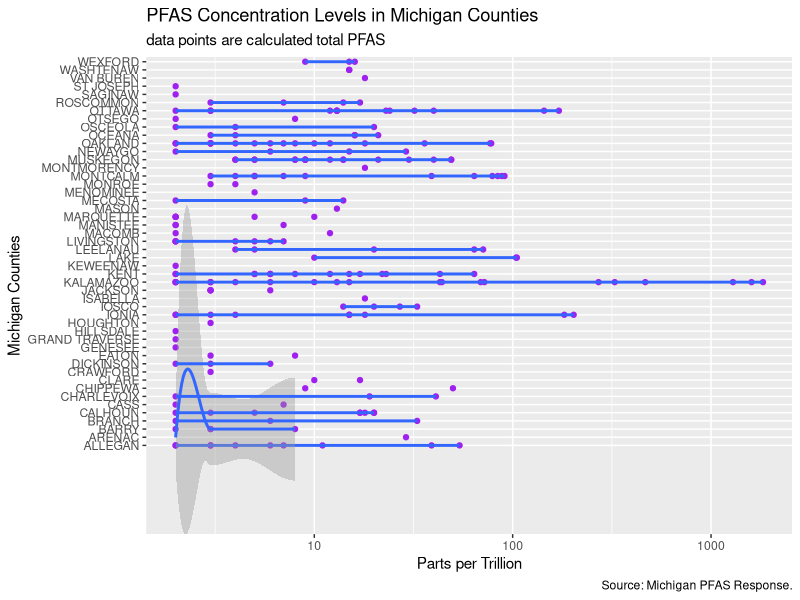
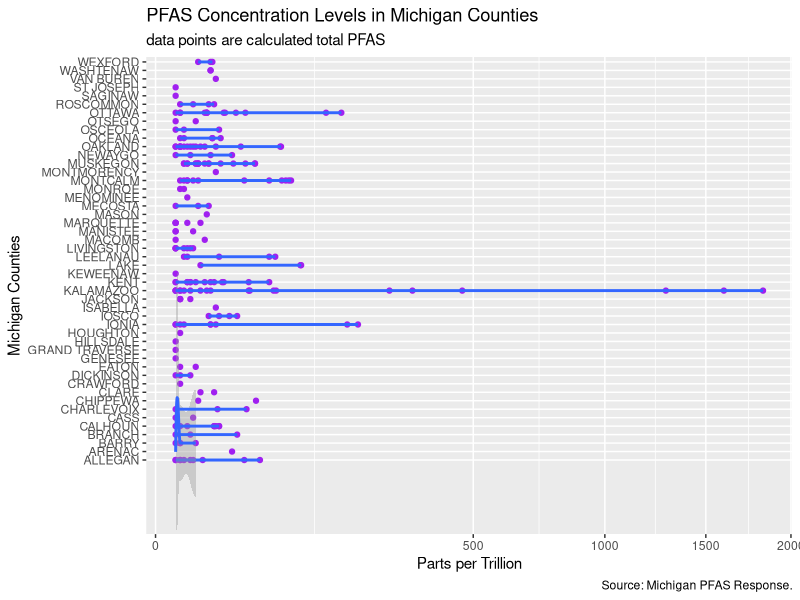

Write the R code that produced these figures, in order.
# Data cleaning


# setup
# install.packages("tidyverse")

library(tidyverse)
library(readr)

# rm(MPART_Original_Unique_Values)
mydata <- read_csv("mydata_v2.csv", na = c("", "NA"))

names(mydata)[1] <- "COUNTYNAME"
names(mydata)

names(mydata)[25] <- "TOTALPFAS"

p <- ggplot(data = mydata, mapping = aes(x = TOTALPFAS, y = COUNTYNAME))
p + geom_point(color = "purple") + geom_smooth(method = "loess") + scale_x_log10() + labs (x = "Parts per Trillion", y = "Michigan Counties", title = "PFAS Concentration Levels in Michigan Counties", subtitle = "data points are calculated total PFAS", caption = "Source: Michigan PFAS Response.")

p <- ggplot(data = mydata, mapping = aes(x = TOTALPFAS, y = COUNTYNAME))
p + geom_point(color = "purple") + geom_smooth(method = "loess") + scale_x_sqrt() + labs (x = "Parts per Trillion", y = "Michigan Counties", title = "PFAS Concentration Levels in Michigan Counties", subtitle = "data points are calculated total PFAS", caption = "Source: Michigan PFAS Response.")


